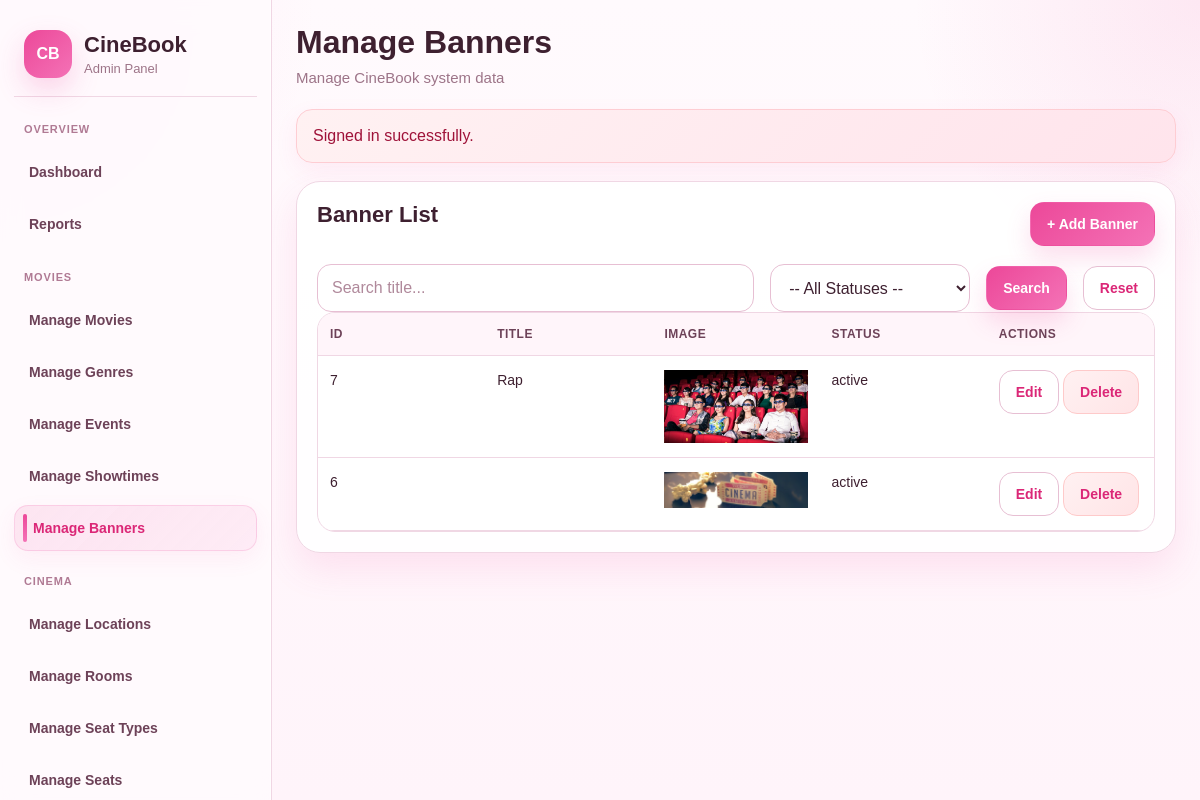
Page /admin/banners/index.php (signed in) on the committed database.
### tables this page shows
CREATE TABLE `banners` (
  `banner_id` int(11) NOT NULL,
  `title` varchar(200) NOT NULL,
  `image_url` varchar(255) NOT NULL,
  `link_url` varchar(255) DEFAULT NULL,
  `status` varchar(20) NOT NULL DEFAULT 'active',
  `created_at` datetime NOT NULL DEFAULT current_timestamp()
);

### includes/helpers.php (called while the page is built, shortened)
<?php
function e(?string $value): string
{
    return htmlspecialchars($value ?? '', ENT_QUOTES, 'UTF-8');
}
function get_flash_message(): ?array
{
    $flash = $_SESSION['flash'];
    return $flash;
}

### admin/banners/index.php (the view, shortened to what this page needs)
<?php
$pageTitle = 'Manage Banners';
require_once '../../includes/admin_layout_start.php';
$conn = db_connect();
$where = [];
$whereSQL = $where ? "WHERE " . implode(" AND ", $where) : "";
$sql = "SELECT * FROM banners $whereSQL ORDER BY created_at DESC";
$result = mysqli_query($conn, $sql);
$banners = [];
while ($row = mysqli_fetch_assoc($result)) {
    $banners[] = $row;
}
?>
<div class="admin-card">
    <div class="admin-card-head">
        <h2>Banner List</h2>
        <a class="admin-btn" href="<?= BASE_URL ?>admin/banners/create.php">
            + Add Banner
        </a>
    </div>
    <form method="GET">
        <div class="admin-filter" style="display:flex; gap:16px; flex-wrap:wrap; align-items:center;">
            <input type="text" name="keyword" value="<?= $_GET['keyword'] ?? '' ?>" placeholder="Search title..."
                class="admin-input" style="flex:1; min-width:250px;">
            <select name="status" class="admin-select" style="width:200px;">
                <option value="">-- All Statuses --</option>
            </select>
            <button class="admin-btn">Search</button>
            <a href="index.php" class="admin-btn-outline">Reset</a>
        </div>
    </form>
    <div class="admin-table-wrap">
        <table class="admin-table">
            <thead>
                <tr>
                    <th>ID</th>
                    <th>Title</th>
                    <th>Image</th>
                    <th>Status</th>
                    <th>Actions</th>
                </tr>
            </thead>
            <tbody>
                <?php if (!empty($banners)): ?>
                    <?php foreach ($banners as $banner): ?>
                        <tr>
                            <td><?= $banner['banner_id'] ?></td>
                            <td><?= htmlspecialchars($banner['title']) ?></td>
                            <td>
                                <?php if (!empty($banner['image_url'])): ?>
                                    <img
                                        src="<?= BASE_URL ?>public/assets/uploads/banners/<?= rawurlencode($banner['image_url']) ?>">
                                <?php else: ?>
                                    <span>No image</span>
                                <?php endif; ?>
                            </td>
                            <td>
                                <span
                                    class="status-badge <?= $banner['status'] == 'active' ? 'status-active' : 'status-inactive' ?>">
                                    <?= $banner['status'] ?>
                                </span>
                            </td>
                            <td>
                                <a class="admin-btn-outline" href="edit.php?id=<?= $banner['banner_id'] ?>">
                                    Edit
                                </a>
                                <a class="admin-btn-danger" onclick="return confirm('Delete this banner?')"
                                    href="delete.php?id=<?= $banner['banner_id'] ?>">
                                    Delete
                                </a>
                            </td>
                        </tr>
                    <?php endforeach; ?>
                <?php else: ?>
                    <tr>
                        <td colspan="5">None banner</td>
                    </tr>
                <?php endif; ?>
            </tbody>
        </table>
    </div>
</div>
<?php require_once '../../includes/admin_layout_end.php'; ?>

### includes/admin_layout_start.php (shortened to what this page needs)
<?php
$pageTitle = $pageTitle ?? 'Admin Panel';
$flash = get_flash_message();
?>
<!DOCTYPE html>
<html lang="vi">
<head>
    <link rel="stylesheet" href="<?= BASE_URL ?>public/assets/css/admin.css?v=3">
</head>
<body>
<div class="admin-shell">
    <?php require_once __DIR__ . '/admin_sidebar.php'; ?>
    <main class="admin-main">
        <div class="admin-topbar">
            <div>
                <h1><?= e($pageTitle) ?></h1>
                <p>Manage CineBook system data</p>
            </div>
        </div>
        <?php if ($flash): ?>
            <div class="admin-flash">
                <?= e($flash['message']) ?>
            </div>
        <?php endif; ?>

### includes/admin_sidebar.php (shortened to what this page needs)
<?php
$currentPath = $_SERVER['PHP_SELF'] ?? '';
function admin_menu_active(string $needle, string $currentPath): string
{
    return str_contains($currentPath, $needle) ? 'active' : '';
}
?>
<aside class="admin-sidebar">
    <div class="admin-brand">
        <div class="admin-brand-logo">CB</div>
        <div>
            <h2>CineBook</h2>
            <p>Admin Panel</p>
        </div>
    </div>
    <div class="admin-menu-section">
        <div class="admin-menu-label">Overview</div>
        <nav class="admin-menu">
            <a class="<?= admin_menu_active('/admin/index.php', $currentPath) ?>" href="<?= BASE_URL ?>admin/index.php">Dashboard</a>
            <a class="<?= admin_menu_active('/admin/reports/', $currentPath) ?>" href="<?= BASE_URL ?>admin/reports/index.php">Reports</a>
        </nav>
    </div>
    <div class="admin-menu-section">
        <div class="admin-menu-label">Movies</div>
        <nav class="admin-menu">
            <a class="<?= admin_menu_active('/admin/movies/', $currentPath) ?>" href="<?= BASE_URL ?>admin/movies/index.php">Manage Movies</a>
            <a class="<?= admin_menu_active('/admin/genres/', $currentPath) ?>" href="<?= BASE_URL ?>admin/genres/index.php">Manage Genres</a>
            <a class="<?= admin_menu_active('/admin/events/', $currentPath) ?>" href="<?= BASE_URL ?>admin/events/index.php">Manage Events</a>
            <a class="<?= admin_menu_active('/admin/showtimes/', $currentPath) ?>" href="<?= BASE_URL ?>admin/showtimes/index.php">Manage Showtimes</a>
            <a class="<?= admin_menu_active('/admin/banners/', $currentPath) ?>" href="<?= BASE_URL ?>admin/banners/index.php">Manage Banners</a>
        </nav>
    </div>
    <div class="admin-menu-section">
        <div class="admin-menu-label">Cinema</div>
        <nav class="admin-menu">
            <a class="<?= admin_menu_active('/admin/locations/', $currentPath) ?>" href="<?= BASE_URL ?>admin/locations/index.php">Manage Locations</a>
            <a class="<?= admin_menu_active('/admin/rooms/', $currentPath) ?>" href="<?= BASE_URL ?>admin/rooms/index.php">Manage Rooms</a>
            <a class="<?= admin_menu_active('/admin/seat_categories/', $currentPath) ?>" href="<?= BASE_URL ?>admin/seat_categories/index.php">Manage Seat Types</a>
            <a class="<?= admin_menu_active('/admin/seats/', $currentPath) ?>" href="<?= BASE_URL ?>admin/seats/index.php">Manage Seats</a>
        </nav>
    </div>
</aside>

### includes/admin_layout_end.php
    </main>
</div>
</body>
</html>

### rows in the picture
banners: banner_id "7", title "Rap", image_url (picture), status "active"
banners: banner_id "6", image_url (picture), status "active"

### other values in the picture
$pageTitle "Manage Banners"
$flash['message'] "Signed in successfully."
